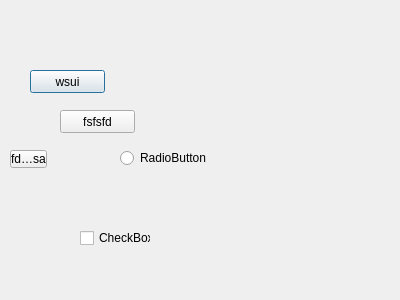
<?xml version="1.0" encoding="UTF-8"?>
<ui version="4.0">
 <class>CDialog</class>
 <widget class="QDialog" name="CDialog">
  <property name="geometry">
   <rect>
    <x>0</x>
    <y>0</y>
    <width>400</width>
    <height>300</height>
   </rect>
  </property>
  <property name="windowTitle">
   <string>CDialog</string>
  </property>
  <widget class="QPushButton" name="pushButton">
   <property name="geometry">
    <rect>
     <x>30</x>
     <y>70</y>
     <width>75</width>
     <height>23</height>
    </rect>
   </property>
   <property name="text">
    <string>wsui</string>
   </property>
  </widget>
  <widget class="QPushButton" name="pushButton_2">
   <property name="geometry">
    <rect>
     <x>60</x>
     <y>110</y>
     <width>75</width>
     <height>23</height>
    </rect>
   </property>
   <property name="text">
    <string>fsfsfd</string>
   </property>
  </widget>
  <widget class="QToolButton" name="toolButton">
   <property name="geometry">
    <rect>
     <x>10</x>
     <y>150</y>
     <width>37</width>
     <height>18</height>
    </rect>
   </property>
   <property name="text">
    <string>fdsfdsa</string>
   </property>
  </widget>
  <widget class="QCheckBox" name="checkBox">
   <property name="geometry">
    <rect>
     <x>80</x>
     <y>230</y>
     <width>71</width>
     <height>16</height>
    </rect>
   </property>
   <property name="text">
    <string>CheckBox</string>
   </property>
  </widget>
  <widget class="QRadioButton" name="radioButton">
   <property name="geometry">
    <rect>
     <x>120</x>
     <y>150</y>
     <width>89</width>
     <height>16</height>
    </rect>
   </property>
   <property name="text">
    <string>RadioButton</string>
   </property>
  </widget>
 </widget>
 <layoutdefault spacing="6" margin="9"/>
 <resources/>
 <connections/>
</ui>
